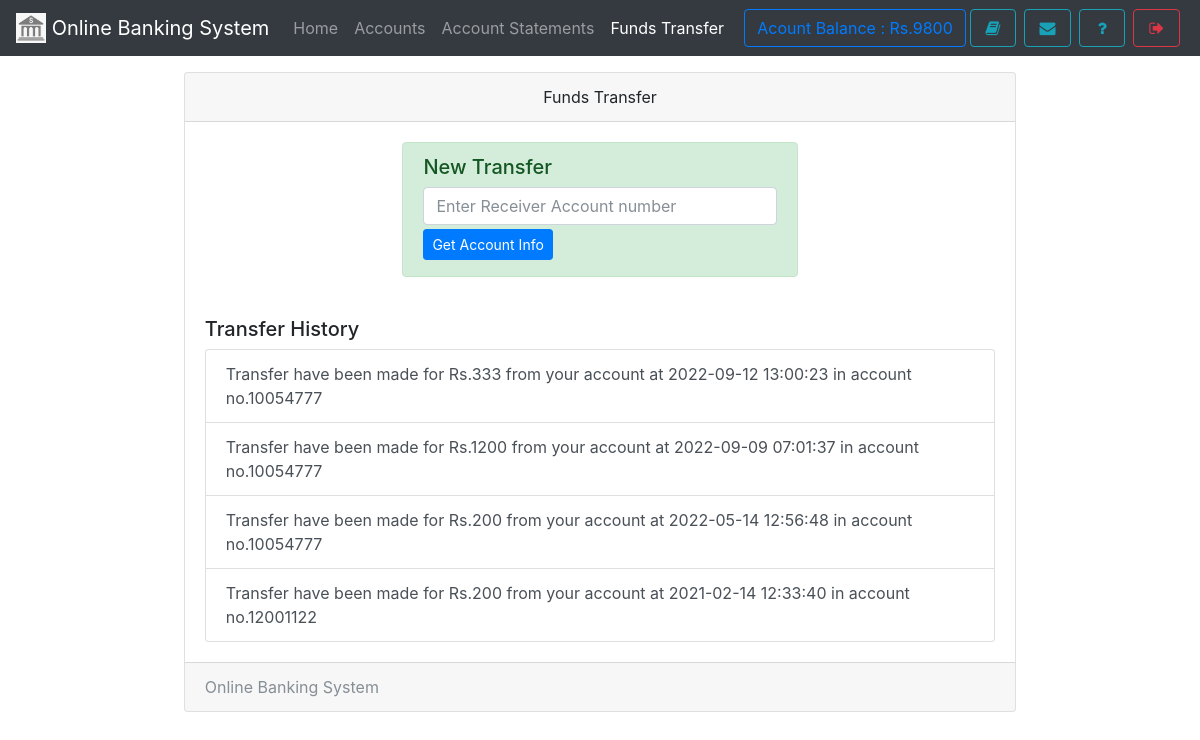
The app's page /transfer.php (signed in) with its own data.
### tables this page shows
CREATE TABLE `useraccounts` (
  `id` int(11) NOT NULL,
  `email` text NOT NULL,
  `password` text NOT NULL,
  `name` varchar(111) NOT NULL,
  `balance` varchar(111) NOT NULL,
  `number` varchar(111) NOT NULL,
  `city` varchar(111) NOT NULL,
  `address` varchar(111) NOT NULL,
  `source` varchar(111) NOT NULL,
  `accountNo` varchar(111) NOT NULL,
  `branch` varchar(111) NOT NULL,
  `accountType` varchar(111) NOT NULL,
  `date` timestamp NOT NULL DEFAULT CURRENT_TIMESTAMP
);

CREATE TABLE `transaction` (
  `transactionId` int(11) NOT NULL,
  `action` varchar(111) NOT NULL,
  `credit` varchar(111) NOT NULL,
  `debit` varchar(111) NOT NULL,
  `balance` varchar(111) NOT NULL,
  `beneId` varchar(111) NOT NULL,
  `other` varchar(111) NOT NULL,
  `userId` int(11) NOT NULL,
  `date` timestamp NOT NULL DEFAULT CURRENT_TIMESTAMP
);

### assets/db.php (called while the page is built, shortened)
<?php
    $con = new mysqli('localhost','root','','mybank');
    $uid = '';
    if(isset($_SESSION['userId']))
    $uid = $_SESSION['userId'];
    if(!empty($uid)){
      $ar = $con->query("select * from userAccounts,branch where id = '{$uid}' AND userAccounts.branch = branch.branchId");
      $userData = $ar->fetch_assoc();
    }
?>

### transfer.php (the view, shortened to what this page needs)
<!DOCTYPE html>
<html>
<head>
  <?php require 'assets/autoloader.php'; ?>
  <?php require 'assets/db.php'; ?>
  <?php require 'assets/function.php'; ?>
</head>
<body style="background-size: 100%" class="bg-gradient-seconday">
<nav class="navbar navbar-expand-lg navbar-dark bg-dark fixed-top">
 <a class="navbar-brand" href="#">
    <img src="images/logo.png" style="object-fit:cover;object-position:center center" width="30" height="30" class="d-inline-block align-top" alt="">
   <?php echo bankname; ?>
  </a>
  <div class="collapse navbar-collapse" id="navbarSupportedContent">
    <ul class="navbar-nav mr-auto">
      <li class="nav-item ">
        <a class="nav-link " href="index.php">Home <span class="sr-only">(current)</span></a>
      </li>
      <li class="nav-item ">  <a class="nav-link" href="accounts.php">Accounts</a></li>
      <li class="nav-item ">  <a class="nav-link" href="statements.php">Account Statements</a></li>
      <li class="nav-item active">  <a class="nav-link" href="transfer.php">Funds Transfer</a></li>
    </ul>
    <?php include 'sideButton.php'; ?>
  </div>
</nav><br><br><br>
<div class="container">
  <div class="card  w-75 mx-auto">
  <div class="card-header text-center">
    Funds Transfer
  </div>
  <div class="card-body">
      <form method="POST">
          <div class="alert alert-success w-50 mx-auto">
            <h5>New Transfer</h5>
            <input type="text" name="otherNo" class="form-control " placeholder="Enter Receiver Account number" required>
            <button type="submit" name="get" class="btn btn-primary btn-bloc btn-sm my-1">Get Account Info</button>
          </div>
      </form>
    <br>
    <h5>Transfer History</h5>
    <div id="list-group rounded-0">
    <?php
      $array = $con->query("select * from transaction where userId = '$userData[id]' AND action = 'transfer' order by date desc");
      if ($array ->num_rows > 0)
      {
         while ($row = $array->fetch_assoc())
         {
            if ($row['action'] == 'transfer')
            {
              echo "<div class='list-group-item list-group-item-action bg-gradient-info'>Transfer have been made for  Rs.$row[debit] from your account at $row[date] in  account no.$row[other]</div>";
            }
         }
      }
      else
        echo "<div class='list-group-item list-group-item-action text-muted'>You have made no transfer yet.</div>";
    ?>
    </div>
  </div>
  <div class="card-footer text-muted">
   <?php echo bankname ?>
  </div>
</div>
</div>
</body>
</html>

### sideButton.php
<form class="form-inline my-2 my-lg-0">
        <a href="" class="btn btn-outline-primary" data-toggle="tooltip" title="Your current Account Balance">Acount Balance : Rs.<?php echo $userData['balance']; ?></a>
        <a href="accounts.php" data-toggle="tooltip" title="Account Summary" class="btn btn-outline-info mx-1" ><i class="fa fa-book fa-fw"></i></a>
        <a href="notice.php" data-toggle="tooltip" title="View Notice" class="btn btn-outline-info mx-1" ><i class="fa fa-envelope fa-fw"></i></a>
        <a href="feedback.php" data-toggle="tooltip" title="Help?" class="btn btn-outline-info mx-1" ><i class="fa fa-question fa-fw"></i></a>
        <a href="logout.php" data-toggle="tooltip" title="Logout" class="btn btn-outline-danger mx-1" ><i class="fa fa-sign-out fa-fw"></i></a>
</form>

### records on screen
useraccounts: balance "9800"
transaction: debit "333", date "2022-09-12 13:00:23", other "10054777"
transaction: debit "1200", date "2022-09-09 07:01:37", other "10054777"
transaction: debit "200", date "2022-05-14 12:56:48", other "10054777"
transaction: debit "200", date "2021-02-14 12:33:40", other "12001122"

### other values on screen
bankname "Online Banking System"
